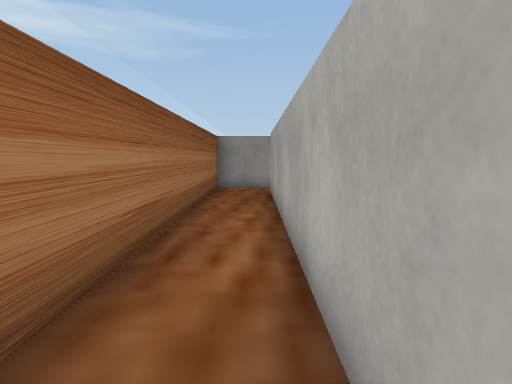
view 1 (above)

17 first-person views from a walk through a Unity game level. The camera is 1.2 m above the floor, tilts 6° down and sees 75° across. The floor is counted in squares, 1 m on a side. Each view is taken from the middle of a square. On the plan, view 1 faces up. The plan holds only what a view shows up to about 14 squares ahead; the rest is blank. The place goes on beyond the plan. The player is left out. Some surface patterns are stand-ins.

view 2
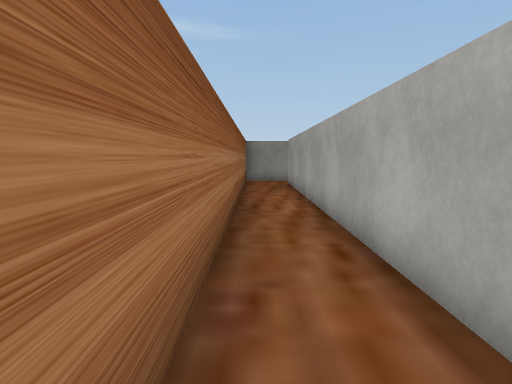

view 3
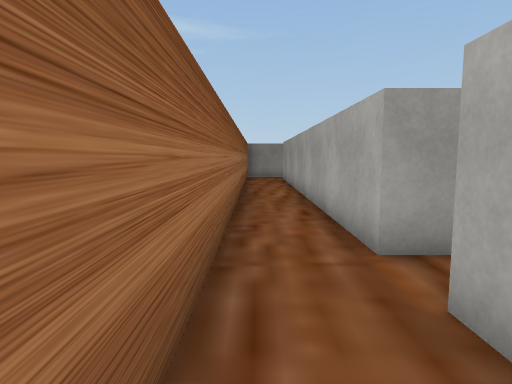

view 4
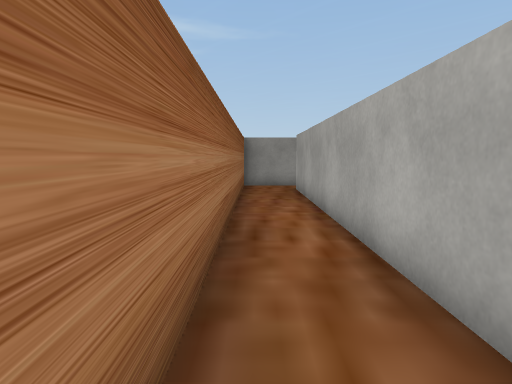

view 5
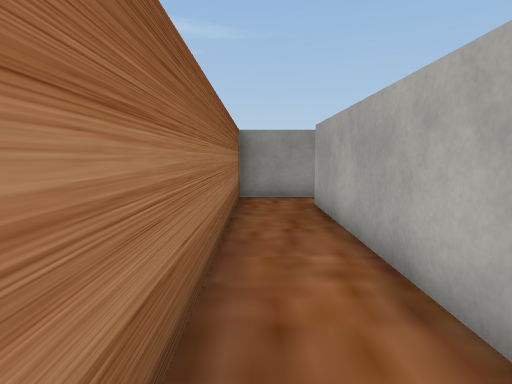

view 6
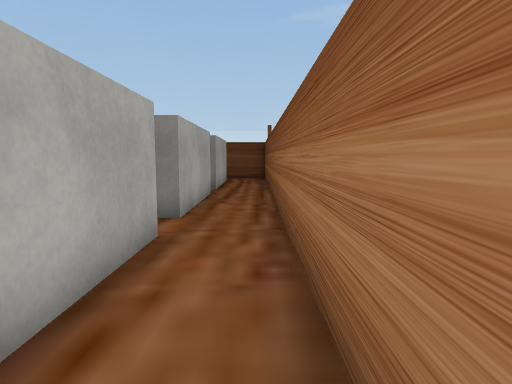

view 7
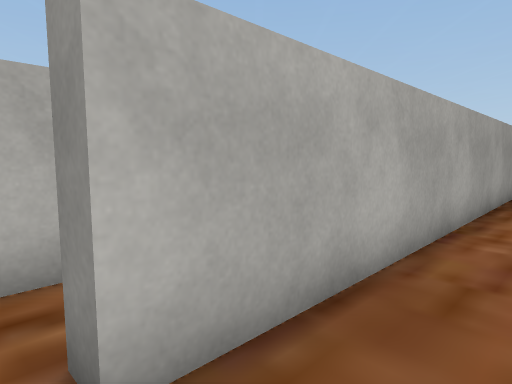

view 8
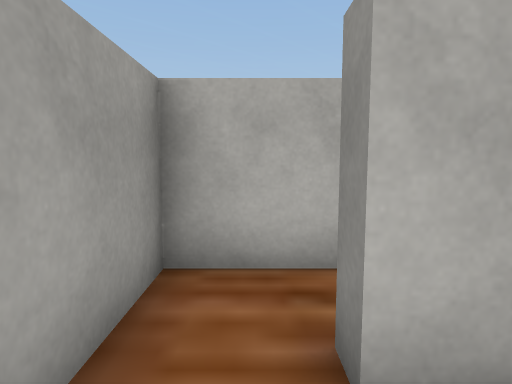

view 9
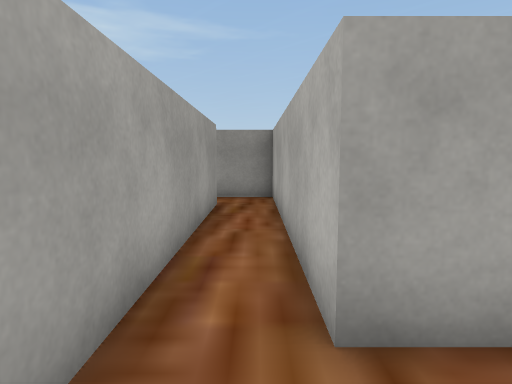

view 10
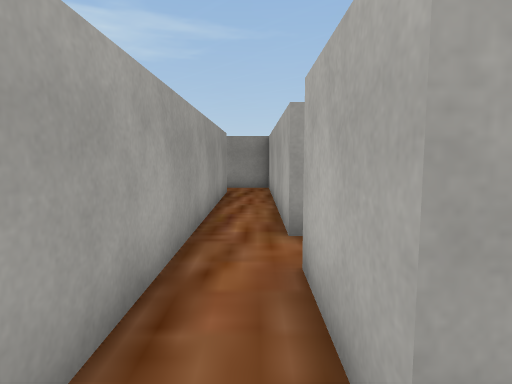

view 11
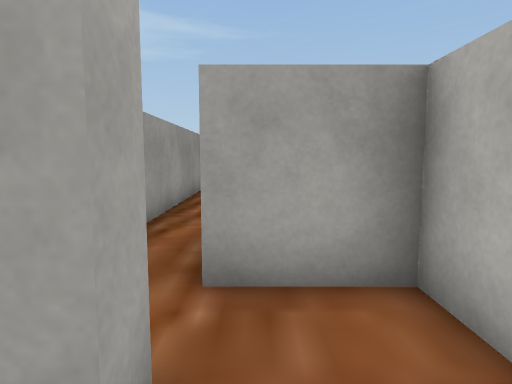

view 12
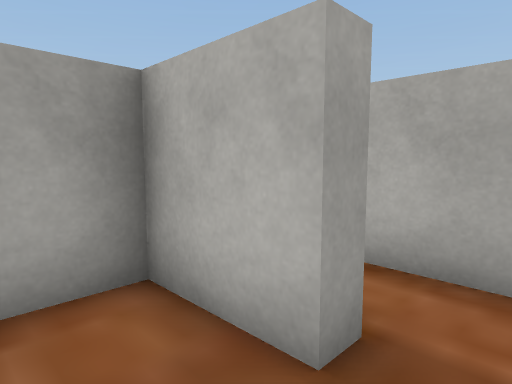

view 13
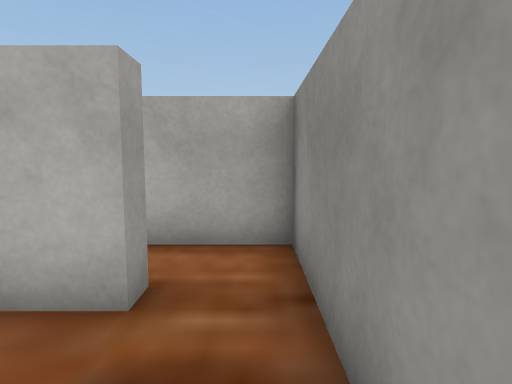

view 14
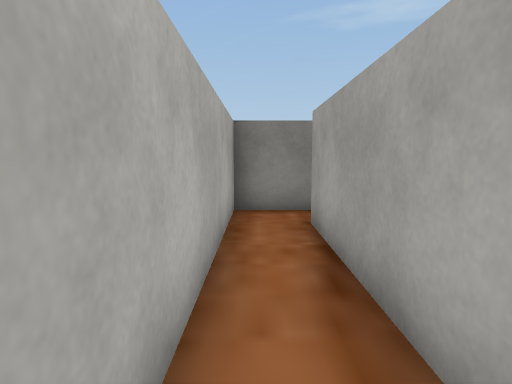

view 15
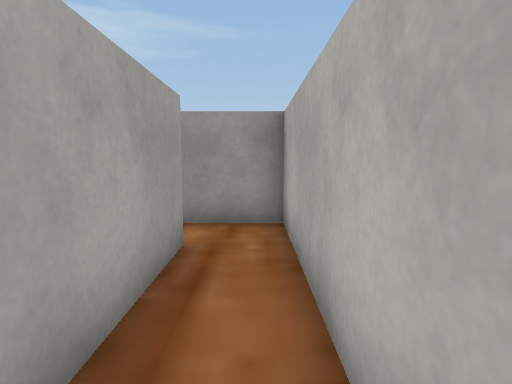

view 16
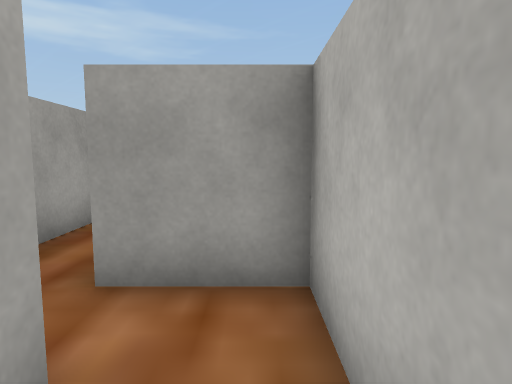

view 17
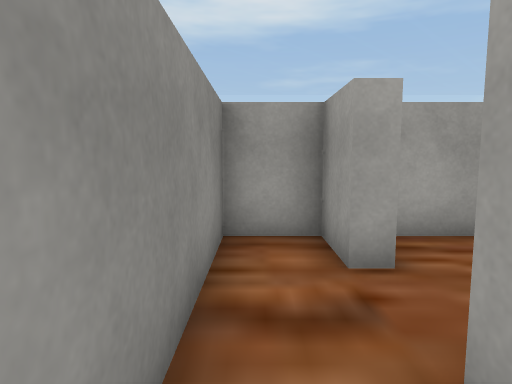

### Floor plan
Ten units are one square. View 1 is at (0, 0); x grows to the right and y downward. Boxes are objects, and circles mark ways between rooms. Rooms are numbered by the first view taken in them; rooms with no view inside come last. Other rooms are left out.
<svg viewBox="-20 -135 90 215">
<path fill="none" stroke="#000" d="M5 30 5 -115M5 -130 -15 -130 -15 74M5 75 5 45M25 -50 25 -130 5 -130M25 -10 25 -35M5 -115 10 -115 10 -1M25 4 25 10 10 10 10 25 65 25 65 -70 55 -70M50 -55 50 10 45 10 45 -10 25 -10"/>
<circle cx="10" cy="-120" r="3" fill="#2a7"/>
<circle cx="30" cy="0" r="3" fill="#2a7"/>
<text x="-10" y="-30">1</text>
<text x="20" y="-60">2</text>
<text x="40" y="0">3</text>
</svg>
Room 1 opens to room 2. Room 2 opens to room 3.

Where each view was taken, in squares from view 1:
view 1: 0 up, 0 right, facing up
view 2: 4 down, 1 left, facing up
view 3: 7 down, 1 left, facing up
view 4: 1 down, 1 left, facing up
view 5: 3 up, 1 left, facing up
view 6: 2 up, 1 left, facing down
view 7: 12 up, 1 left, facing down-right
view 8: 12 up, 1 left, facing right
view 9: 3 up, 2 right, facing up
view 10: 0 up, 2 right, facing up
view 11: 2 down, 3 right, facing up
view 12: 2 down, 3 right, facing up-right
view 13: 2 down, 2 right, facing right
view 14: 5 up, 6 right, facing down
view 15: 1 up, 6 right, facing up
view 16: 4 up, 6 right, facing up
view 17: 2 down, 6 right, facing left
